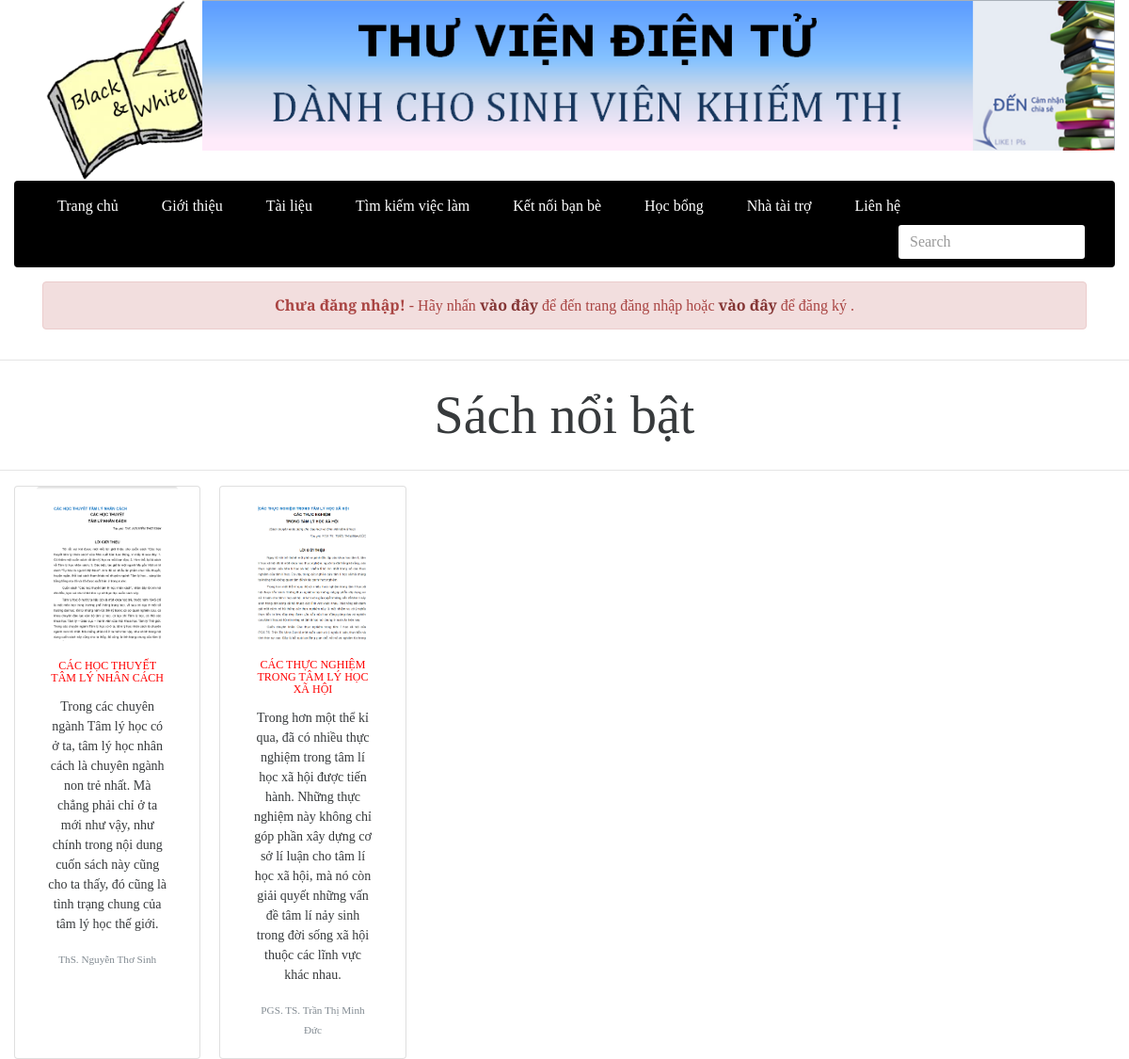
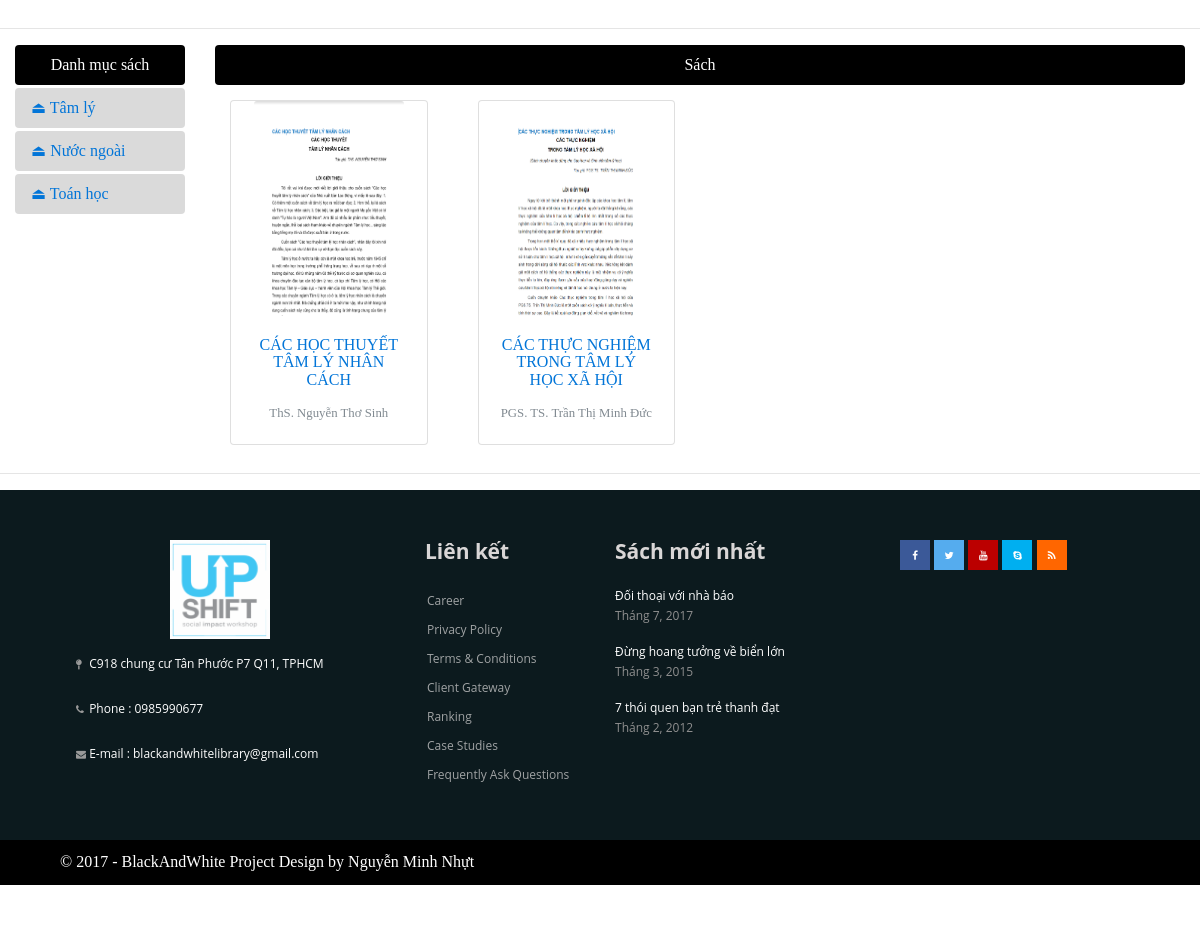
The page / on the database its author committed (2 pictures, top to bottom).
### tables this page shows
CREATE TABLE `books` (
  `bookid` int(100) NOT NULL,
  `bookname` varchar(255) NOT NULL,
  `author` int(100) NOT NULL,
  `nxb` varchar(255) DEFAULT NULL,
  `year` int(100) DEFAULT NULL,
  `filename` varchar(255) NOT NULL,
  `link` text NOT NULL,
  `des` text NOT NULL,
  `catid` int(10) NOT NULL,
  `spec` tinyint(1) NOT NULL,
  `credits` tinyint(1) NOT NULL COMMENT 'bản quyền'
);

CREATE TABLE `author` (
  `authorid` int(100) NOT NULL,
  `authorname` varchar(255) NOT NULL
);

CREATE TABLE `category` (
  `catid` int(10) NOT NULL,
  `catname` varchar(200) NOT NULL,
  `catnameseo` varchar(200) NOT NULL
);

### class/Db.class.php (called while the page is built, shortened)
<?php
class Db{
	private $conn = null;
	public function __construct()
	{
		$host ="mysql:host=". HOST."; dbname=". DB_NAME;
		try
		{
			$this->conn = new PDO($host, DB_USER, DB_PASS);
			$this->conn->query("set names 'utf8' ");
		}
		catch (PDOException $e)
		{
			echo "Không thể kết nối cơ sở dữ liệu";
		}
	}
	public function __destruct()
	{
		$this->conn = null;
	}
	private function query($sql, $arr = array(), $mode = PDO::FETCH_ASSOC)
	{
		$pre = $this->conn->prepare($sql);
		if(!$pre->execute($arr))
		{
			echo "Không thể thực thi"; exit;
		}
		return $pre->fetchAll($mode);
	}
	public function select($sql, $arr = array(), $mode = PDO::FETCH_ASSOC)
	{
		return $this->query($sql, $arr, $mode);
	}
}
?>

### include/content.php (the view)
<div class="col-sm-10">
    <nav class="navbar navbar-default navbar-fnt navbar-backgrnd menu-primary showcase">
    <center><div class="nav-link active" href="#"><span>Sách</span></div></center>
  </nav>
  <div class="row showcases">
    <div class="col-sm-12 text-sm-center">
      <div class="card-deck-wrapper">
        <div class="card-deck">
          <?php
            $sql = "SELECT * FROM books INNER JOIN author ON books.author = author.authorid WHERE credits =0";
            $obj = new Db();
            $rows = $obj->select($sql);
            foreach ($rows as $row) {
          ?>
          <div class="col-sm-3">
            <div class="card bookoject">
            <a href="index.php?page=xem-sach&idbook=<?php echo $row['bookid']; ?>"><img class="card-img-top" src="upload/<?php echo $row['filename'];?>" alt="<?php echo $row['des'];?>" width="150px"></a>
              <div class="card-block">
                <a href="index.php?page=xem-sach&idbook=<?php echo $row['bookid']; ?>"><h4 class="card-title"><?php echo $row['bookname'];?></h4></a>
                <p class="card-text"><small class="text-muted"><?php echo $row['authorname'];?></small></p>
              </div>
            </div>
          </div>
          <?php } ?>
        </div>
      </div>
    </div>
  </div>
</div>

### include/favorite.php
<hr>
<p class="display-4 text-sm-center">Sách nổi bật</p>
<hr>
<div class="container-fluid favorite">
  <div class="row">
      <div class="col-xs-12 text-sm-center">
        <div class="card-deck-wrapper">
          <div class="card-deck">
            <?php
            $sql = "SELECT * FROM books INNER JOIN author ON books.author = author.authorid WHERE spec = 1 AND credits =0";
            $obj = new Db();
            $rows = $obj->select($sql);
            foreach ($rows as $row) {
            ?>
            <div class="card col-sm-2">
              <img class="card-img-top" src="upload/<?php echo $row['filename'];?>" alt="<?php echo $row['des'];?>" width="150px">
              <div class="card-block">
                <h4 class="card-title"><?php echo $row['bookname'];?></h4>
                <p class="card-text"><?php echo $row['des'];?></p>
                <p class="card-text"><small class="text-muted"><?php echo $row['authorname'];?></small></p>
              </div>
            </div>
            <?php } ?>
          </div>
        </div>
      </div>
  </div>
</div>
<hr>

### include/leftmenu.php
<div class="col-sm-2 menu-left">
  <ul class="nav nav-pills nav-stacked">
    <li class="nav-item">
      <div href="#" class="nav-link active category">Danh mục sách</div>
    </li>
    <?php
    $sql = "SELECT * FROM category";
    $obj = new Db();
    $rows = $obj->select($sql);
    foreach ($rows as $row) {
    ?>
    <li class="nav-item">
       <a href="index.php?danh-muc=<?php echo $row['catnameseo']; ?>" class="nav-link"><span class="glyphicon glyphicon-th"></span>⏏ <?php echo $row['catname']; ?></a>
    </li>
    <?php } ?>
  </ul>
</div>

### style/style.css (style rules this page uses)
.favorite p.card-text { font-size: 14px; }
.favorite h4.card-title { color: red; font-size: 12px; }
.showcase span { color: white; }
.showcases img.card-img-top { width: 150px; height: 215px; }
.nav-link.active.category { background-color: black; text-align: center; }
.menu-left a.nav-link { background-color: #dadada; font-weight: 500; }
h4.card-title { font-size: 16px; }
nav.navbar.navbar-default.navbar-fnt.navbar-backgrnd.menu-primary { margin-bottom: 15px; }
.navbar-default { background-color: #000; border-color: #030033; }
body { font-family: 'Prata', serif; }

### rows shown on the page
books: filename (picture), bookname "CÁC HỌC THUYẾT TÂM LÝ NHÂN CÁCH", des "Trong các chuyên ngành Tâm lý học có ở ta, tâm lý học nhân cách là chuyên ngành non trẻ nhất. Mà chẳng phải chỉ ở ta mới như vậy, như chính trong nội dung cuốn sách này cũng cho ta thấy, đó cũng là tình trạng chung của tâm lý học thế giới.", author.authorname "ThS. Nguyễn Thơ Sinh"
books: filename (picture), bookname "CÁC THỰC NGHIỆM TRONG TÂM LÝ HỌC XÃ HỘI", des "Trong hơn một thể kỉ qua, đã có nhiều thực nghiệm trong tâm lí học xã hội được tiến hành. Những thực nghiệm này không chỉ góp phần xây dựng cơ sở lí luận cho tâm lí học xã hội, mà nó còn giải quyết những vấn đề tâm lí nảy sinh trong đời sống xã hội thuộc các lĩnh vực khác nhau.", author.authorname "PGS. TS. Trần Thị Minh Đức"
category: catname "Tâm lý"
category: catname "Nước ngoài"
category: catname "Toán học"
